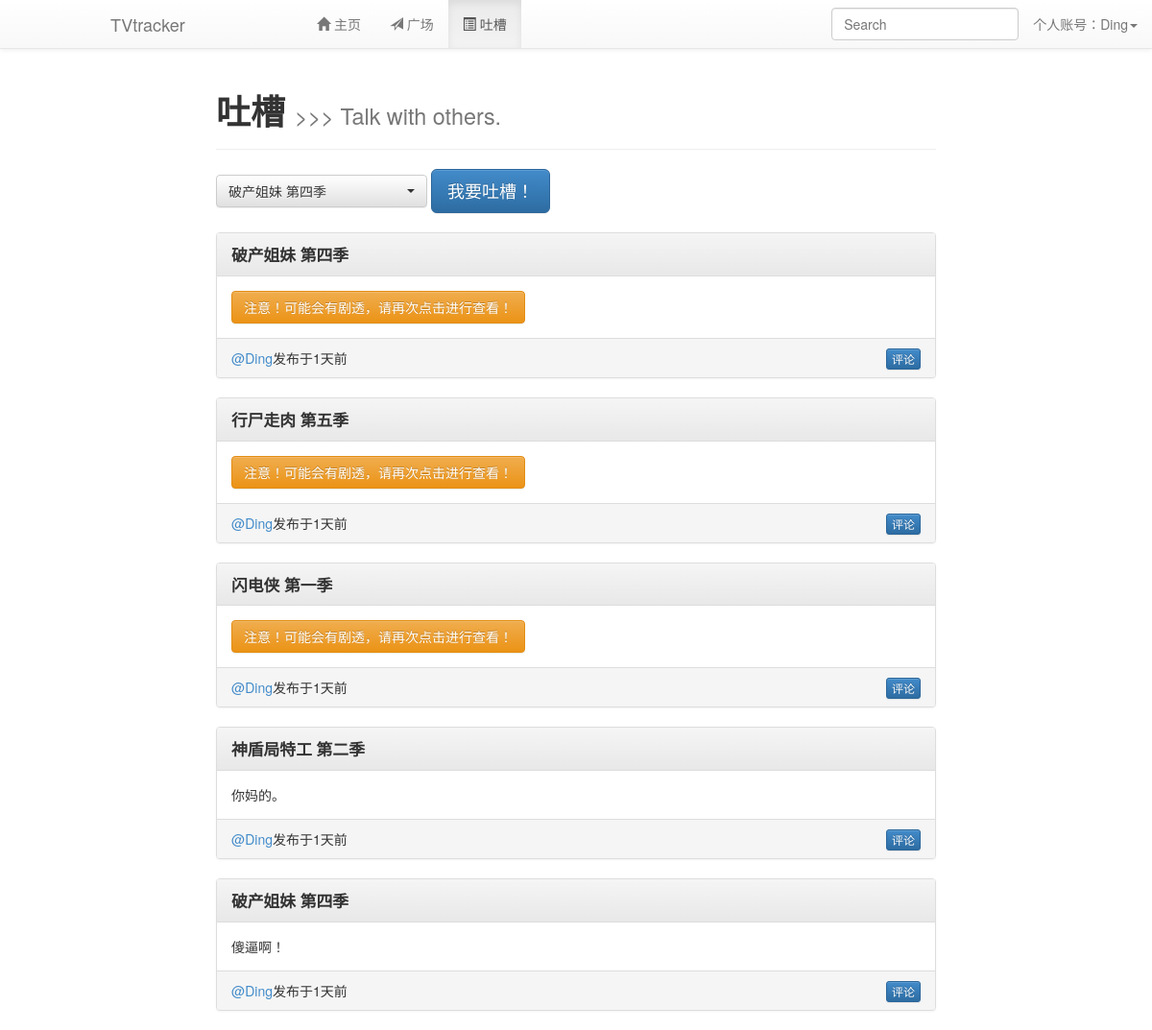
The app's page /talk (signed in) with its own data.
### tables this page shows
CREATE TABLE tracking (
    id integer primary key autoincrement,
    tvname text not null,
    userid integer not null,
    epnum integer not null default 0,
    end integer not null default 0
);

CREATE TABLE [discuss] ([id] integer PRIMARY KEY AUTOINCREMENT, [name1] text NOT NULL, [name2] text, [time] integer NOT NULL, [warning] integer NOT NULL, [level] integer NOT NULL DEFAULT '0', [content] text NOT NULL, [replyid] INTEGER, [tvname] TEXT NOT NULL);

### application.py (the view)
@app.route('/talk')
def talkPage():
    if session.get('logged_in'):
        user = query_db('select * from user where username = ?', [session['username']], one=True)
        tracking = query_db('select tvname, epnum from tracking where userid = ?', [user['id']])
        if tracking:
            sql = 'select * from discuss where tvname = ?' + ' or tvname = ?' * (len(tracking)-1)
            talk = query_db(sql+' limit 30', [i['tvname'] for i in tracking])
            talk.reverse()
            for i in talk:
                i['time'] = delta_T(i['time'])
            return render_template('talkPage.html', user = user, tracking = tracking, talk = talk)
        else:
            return render_template('talkPage.html', user = user, tracking = False)
    else:
        return redirect(url_for('welcome'))

### application.py (called while the page is built)
def connect_db():
    return sqlite3.connect(app.config['DATABASE'])

@app.before_request
def before_request():
    g.db = connect_db()

@app.teardown_request
def teardown_request(exception):
    g.db.close()

def query_db(query, args=(), one=False):
    cur = g.db.execute(query, args)
    rv = [dict((cur.description[idx][0], value)
               for idx, value in enumerate(row)) for row in cur.fetchall()]
    return (rv[0] if rv else None) if one else rv

def delta_T(t):
    d1 = time.gmtime()
    d2 = time.gmtime(t)
    s = ''
    if d1.tm_year - d2.tm_year == 0:
        if d1.tm_mon - d2.tm_mon == 0:
            if d1.tm_mday - d2.tm_mday == 0:
                if d1.tm_hour - d2.tm_hour == 0:
                    if d1.tm_min - d2.tm_min == 0:
                        s = str(d1.tm_sec-d2.tm_sec)+u'秒前'
                    else:
                        s = str(d1.tm_min-d2.tm_min)+u'分钟前'
                else:
                    s = str(d1.tm_hour-d2.tm_hour)+u'小时前'
            else:
                s = str(d1.tm_mday-d2.tm_mday)+u'天前'
        else:
            s = str(d1.tm_mon-d2.tm_mon)+u'月前'
    else:
        s = str(d1.tm_year-d2.tm_year)+u'年前'
    return s

### templates/talkPage.html (shortened to what this page needs)
{% extends "dashboard.html" %}
{% block body %}
    <div class="page-header">
        <h1><b>吐槽</b> <small>>>> Talk with others.</small></h1>
    </div>
    <link rel="stylesheet" type="text/css" href="{{ url_for('static', filename='bootstrap-select.min.css') }}">
    {% if tracking %}
    <form method="POST" action="{{ url_for('postTalk') }}">
        <select name="tv" class="selectpicker">
            {% for i in tracking %}
                <option>{{ i.tvname }}</option>
            {% endfor %}
        </select>
        <button type="button" class="btn btn-primary btn-lg" data-toggle="modal" data-target="#talkModal">
            我要吐槽！
        </button>
    </form>
    {% else %}
        <p>你没有任何追剧记录，没啥可吐槽的呦！</p>
    {% endif %}
    <br />
    {% for i in talk %}
        <div class="panel panel-default">
            <div class="panel-heading">
                <big><b>{{ i.tvname }}</b></big>
            </div>
            <div class="panel-body">
                {% if i.warning %}
                    <a class="btn btn-warning" onclick="$(this).hide();$('.{{ i.id }}con').fadeIn();">注意！可能会有剧透，请再次点击进行查看！</a>
                    {% else %}
                    <div>{{ i.content }}</div>
                {% endif %}
            </div>
            <div class="panel-footer">
                <span><a href='{{ url_for('viewUser') }}?user={{ i.name1 }}'>@{{ i.name1 }}</a>发布于{{ i.time }}</span>
                <a class="btn btn-xs btn-primary pull-right"> 评论 </a>
            </div>
        </div>
    {% endfor %}
{% endblock %}

### templates/dashboard.html (shortened to what this page needs)
<!DOCTYPE html>
<html>
  <head>
  <link rel="stylesheet" type="text/css" href="{{ url_for('static', filename='bootstrap.min.css') }}">
  <link rel="stylesheet" type="text/css" href="{{ url_for('static', filename='bootstrap-theme.min.css') }}">
  </head>
  <body>
  <nav class="navbar navbar-default navbar-fixed-top" role="navigation">
    <div class="container-fluid">
      <div class="navbar-header">
        <a class="navbar-brand" href="">TVtracker</a>
      </div>
      <div class="collapse navbar-collapse" id="menu_list">
        <ul class="nav navbar-nav">
          <li id="menu_list_hp">
            <a href="{{ url_for('homePage') }}"><span class="glyphicon glyphicon-home"></span> 主页</a>
          </li>
          <li id="menu_list_sp">
            <a href="{{ url_for('squarePage') }}"><span class="glyphicon glyphicon-send"></span> 广场</a>
          </li>
          <li id="menu_list_tp">
            <a href="{{ url_for('talkPage') }}"><span class="glyphicon glyphicon-list-alt"></span> 吐槽</a>
          </li>
        </ul>
        <ul class="nav navbar-nav navbar-right">
          <li class="dropdown">
            <form style="padding: 0;" class="navbar-form" role="search">
              <div class="form-group">
                <input type="text" id="searchHint" data-toggle="dropdown" class="form-control dropdown-toggle" placeholder="Search" onkeyup="hintTVandUser(this.value)" aria-haspopup="true" aria-expanded="false" AUTOCOMPLETE="OFF">
              </div>
            </form>
          </li>
          <li class="dropdown">
            <a href="#" onclick="$('#newMsg').popover('destroy');" class="dropdown-toggle" data-toggle="dropdown"><span  data-toggle="popover" data-placement="bottom" data-trigger="manual" title="新消息！" data-content="你收到了新消息~" id="newMsg"> 个人账号：{{ session['username'] }}</span><span class="caret"></span></a>
          </li>
        </ul>
      </div>
    </div>
  </nav>
  <div class="container-fluid">
    <div class="col-md-8 col-md-offset-2" id="PAGE">
      {% block body %}{% endblock %}
    </div>
  </div>
  </body>
</html>

### templates/dashboard.html (style rules this page uses)
.navbar-header { padding-left: 100px; min-width: 300px; }
#PAGE { padding-top: 55px; }

### records on screen
tracking: tvname "破产姐妹 第四季"
discuss: tvname "破产姐妹 第四季", name1 "Ding", time "1天前"
discuss: tvname "行尸走肉 第五季", name1 "Ding", time "1天前"
discuss: tvname "闪电侠 第一季", name1 "Ding", time "1天前"
discuss: tvname "神盾局特工 第二季", content "你妈的。", name1 "Ding", time "1天前"
discuss: tvname "破产姐妹 第四季", content "傻逼啊！", name1 "Ding", time "1天前"

### other values on screen
{{ session['username'] }} "Ding"
